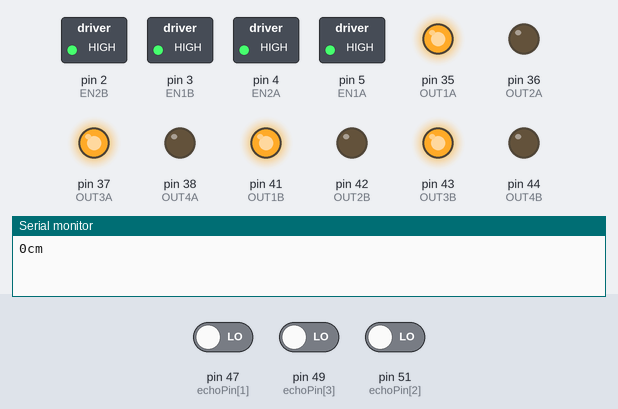
This sketch was run on a simulated Arduino Mega 2560, built with avr-gcc and run on an emulated ATmega2560. Shown: switched loads named in the sketch (green lamp = pin HIGH), output pins drawn as LEDs (lit = HIGH), the last lines printed to the serial monitor. Inputs (shaded band) come from the test bench; at power-on: pin 47 (echoPin[1]) LOW, pin 49 (echoPin[3]) LOW, pin 51 (echoPin[2]) LOW. Pins used as bus, display or sensor lines are not drawn.

Above: at 1.5 s.
At 3.2 s:
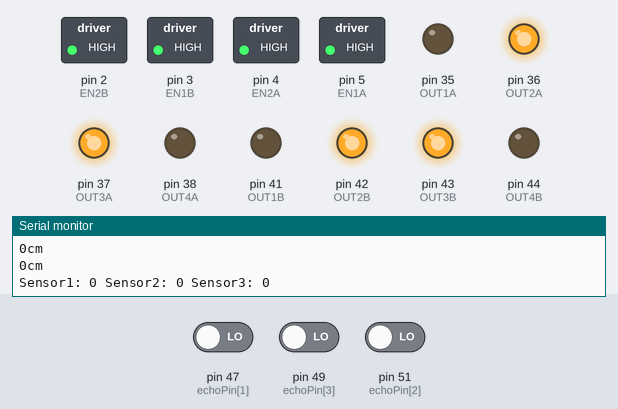
Timing chart, 0 to 4.1 s (numbered marks = the images above):
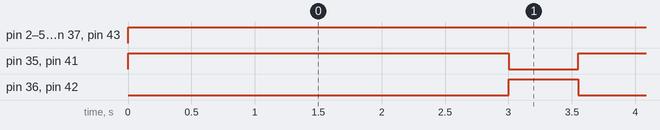

The sketch:

DRC_V1.0.ino
```cpp
//****motor pin assignments
#define OUT1A 35     //front right
#define OUT2A 36
#define EN1A  5

#define OUT1B 41      //back  right
#define OUT2B 42
#define EN1B  3

#define OUT3A 37    //front left
#define OUT4A 38
#define EN2A  4

#define OUT3B 43     //back left
#define OUT4B 44
#define EN2B  2
//****
//****ultrasonic sensor pin assignments

#define trigPinA 48 //ultrasonic sensor 1 GPIO
#define echoPinA 47
#define trigPinB 52 //ultrasonic sensor 2 GPIO
#define echoPinB 51
#define trigPinC 50 //ultrasonic sensor 3 GPIO
#define echoPinC 49
#define trigPinD 48 //ultrasonic sensor 4 GPIO
#define echoPinD 47
#define trigPinE 48 //ultrasonic sensor 5 GPIO
#define echoPinE 47

//****
char F='F'; //move forward command
char L='L'; //turn left command
char R='R'; //turn right command
char B='B'; //move backward command
char S='S'; //stop command

//{not used,1st sensor trigpin,2nd sensor, etc.., 5th sensor trigpin}
int trigPin[6]={0,48,52,50,48,48}; // int array to set which pins to use
int echoPin[6]={0,47,51,49,47,47}; // for the ultrasonic sensors
                                   // e.g.
void setup() {
  //motor pin configurations
  pinMode(OUT1A,OUTPUT);  //
  pinMode(OUT2A,OUTPUT);
  pinMode(EN1A,OUTPUT);
  pinMode(OUT3A,OUTPUT);  //
  pinMode(OUT4A,OUTPUT);
  pinMode(EN2A,OUTPUT);
  pinMode(OUT1B,OUTPUT);  //
  pinMode(OUT2B,OUTPUT);
  pinMode(EN1B,OUTPUT);
  pinMode(OUT3B,OUTPUT);  //
  pinMode(OUT4B,OUTPUT);
  pinMode(EN2B,OUTPUT);
  //ultrasonic pin configurations
//  pinMode(trigPinA, OUTPUT);
//  pinMode(echoPinA, INPUT);
//  pinMode(trigPinB, OUTPUT);
//  pinMode(echoPinB, INPUT);
//  pinMode(trigPinC, OUTPUT);
//  pinMode(echoPinC, INPUT);
//  pinMode(trigPinD, OUTPUT);
//  pinMode(echoPinD, INPUT);
//  pinMode(trigPinE, OUTPUT);
//  pinMode(echoPinE, INPUT);
  //Serial Monitor enable for debugging
  Serial.begin(9600);
  }

void moveMotor(char motorDirection, int motorSpeedR, int motorSpeedL){

  if (motorDirection=='F'){
    digitalWrite(OUT1A,HIGH);
    digitalWrite(OUT2A,LOW);
    analogWrite(EN1A,motorSpeedR);
    digitalWrite(OUT1B,HIGH);
    digitalWrite(OUT2B,LOW);
    analogWrite(EN1B,motorSpeedR);

    digitalWrite(OUT3A,HIGH);
    digitalWrite(OUT4A,LOW);
    analogWrite(EN2A,motorSpeedL);
    digitalWrite(OUT3B,HIGH);
    digitalWrite(OUT4B,LOW);
    analogWrite(EN2B,motorSpeedL);
  }

  if (motorDirection=='R'){
    digitalWrite(OUT1A,LOW);
    digitalWrite(OUT2A,HIGH);
    analogWrite(EN1A,motorSpeedR);
    digitalWrite(OUT1B,LOW);
    digitalWrite(OUT2B,HIGH);
    analogWrite(EN1B,motorSpeedR);

    digitalWrite(OUT3A,HIGH);
    digitalWrite(OUT4A,LOW);
    analogWrite(EN2A,motorSpeedL);
    digitalWrite(OUT3B,HIGH);
    digitalWrite(OUT4B,LOW);
    analogWrite(EN2B,motorSpeedL);
  }

  if (motorDirection=='L'){
    digitalWrite(OUT1A,HIGH);
    digitalWrite(OUT2A,LOW);
    analogWrite(EN1A,motorSpeedR);
    digitalWrite(OUT1B,HIGH);
    digitalWrite(OUT2B,LOW);
    analogWrite(EN1B,motorSpeedR);

    digitalWrite(OUT3A,LOW);
    digitalWrite(OUT4A,HIGH);
    analogWrite(EN2A,motorSpeedL);
    digitalWrite(OUT3B,LOW);
    digitalWrite(OUT4B,HIGH);
    analogWrite(EN2B,motorSpeedL);
  }

  if (motorDirection=='B'){
    digitalWrite(OUT1A,LOW);
    digitalWrite(OUT2A,HIGH);
    analogWrite(EN1A,motorSpeedR);
    digitalWrite(OUT1B,LOW);
    digitalWrite(OUT2B,HIGH);
    analogWrite(EN1B,motorSpeedR);

    digitalWrite(OUT3A,LOW);
    digitalWrite(OUT4A,HIGH);
    analogWrite(EN2A,motorSpeedL);
    digitalWrite(OUT3B,LOW);
    digitalWrite(OUT4B,HIGH);
    analogWrite(EN2B,motorSpeedL);
  }

  if (motorDirection=='S'){
    digitalWrite(OUT1A,HIGH);
    digitalWrite(OUT2A,HIGH);
    analogWrite(EN1A,motorSpeedR);
    digitalWrite(OUT1B,HIGH);
    digitalWrite(OUT2B,HIGH);
    analogWrite(EN1B,motorSpeedR);

    digitalWrite(OUT3A,HIGH);
    digitalWrite(OUT4A,HIGH);
    analogWrite(EN2A,motorSpeedL);
    digitalWrite(OUT3B,HIGH);
    digitalWrite(OUT4B,HIGH);
    analogWrite(EN2B,motorSpeedL);
  }

}

long pingCheck(int x){ //routine to get the distance from the ultrasonic sensor

  long cm, duration;

  pinMode(trigPin[x], OUTPUT);
  pinMode(echoPin[x], INPUT);

  //sending the signal, starting with LOW for a clean signal
  digitalWrite(trigPin[x], LOW);
  delayMicroseconds(2);
  digitalWrite(trigPin[x], HIGH);
  delayMicroseconds(5);
  digitalWrite(echoPin[x], LOW);

  duration = pulseIn(echoPin[x], HIGH);

  // convert the time into a distance
  cm = microsecondsToCentimeters(duration);

  //printing the current readings to ther serial display
  Serial.print(cm);
  Serial.print("cm");
  Serial.println();
  return cm;
}

long microsecondsToCentimeters(long microseconds)

{
  // The speed of sound is 340 m/s or 29 microseconds per centimeter.
  // The ping travels out and back, so to find the distance of the
  // object we take half of the distance travelled.
  return microseconds / 29 / 2;
}

void loop() { //main program loop

  moveMotor(F,255,255); //default temporary movement

  int val1 = pingCheck(1);  //distance reading from sensor 1 in this case the front sensor
  int val2 = pingCheck(2);  //distance reading from sensor 2
  int val3 = pingCheck(3);  //distance reading from sensor 3
//  int val4 = pingCheck(4);  //distance reading from sensor 4
//  int val5 = pingCheck(5);  //distance reading from sensor 5

  Serial.println("Sensor1: " + String(val1) + " Sensor2: "+ String(val2) + " Sensor3: " + String(val3));

    if (val1<=5){ //movement for sensor 1 condition only we need 3-5 sensors for finer movement
      moveMotor(R,255,255);
      delay(550); //for 30rpm motor with wheel circumference of 188mm
                  //with fine tuning this is for N20 dc motors only
                  //you can calculate distance travelled based on rpm
                  //using the wheel circumference and time
    }
}
```

Measured:
- by itself, pin 2 (EN2B), pin 3 (EN1B), pin 4 (EN2A), pin 5 (EN1A), pin 37 (OUT3A), pin 43 (OUT3B): LOW → HIGH at 0.00 s
- by itself, pin 35 (OUT1A), pin 41 (OUT1B): alternates HIGH for 3.0 s and LOW for 0.55 s
- by itself, pin 36 (OUT2A), pin 42 (OUT2B): alternates HIGH for 0.55 s and LOW for 3.0 s
